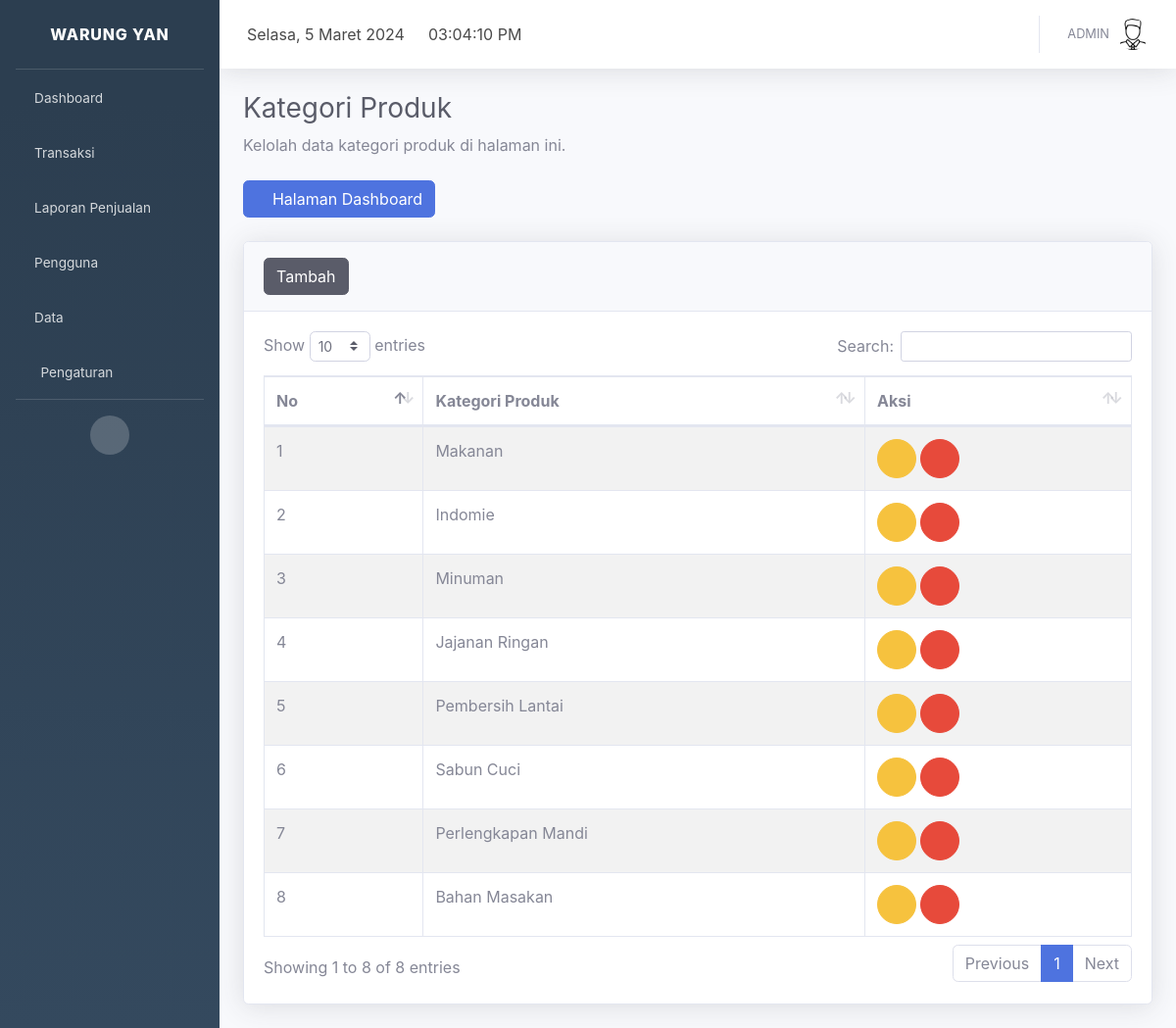
The app's page /index.php?page=kategori_produk (signed in) with its own data.
### tables this page shows
CREATE TABLE `profil_aplikasi` (
  `id` int(11) NOT NULL,
  `nama_aplikasi` varchar(30) NOT NULL,
  `alamat` varchar(100) NOT NULL,
  `no_telp` char(14) NOT NULL,
  `logo` varchar(100) NOT NULL
);

CREATE TABLE `pengguna` (
  `id_pengguna` int(11) NOT NULL,
  `kode_pengguna` char(9) NOT NULL,
  `nama_pengguna` varchar(50) NOT NULL,
  `email` varchar(35) NOT NULL,
  `no_telp` char(14) NOT NULL,
  `foto` varchar(100) NOT NULL,
  `username` varchar(50) NOT NULL,
  `password` varchar(500) NOT NULL,
  `level` varchar(10) NOT NULL,
  `status` int(11) NOT NULL
);

CREATE TABLE `kategori_produk` (
  `id_kt_produk` int(11) NOT NULL,
  `nama_kt_produk` varchar(50) NOT NULL
);

### page/produk/kategori/index.php (the view, shortened to what this page needs)
<div class="container-fluid">
  <h1 class="h3 mb-2 text-gray-800">Kategori Produk</h1>
  <p class="mb-4">Kelolah data kategori produk di halaman ini.</p>
  <a href="index.php?page=dashboard"><button class="btn btn-primary"><i class="fa fa-angle-left"></i> Halaman Dashboard</button></a>
  <br /><br />
  <div class="card shadow mb-4">
    <div class="card-header py-3">
      <button class="btn-tambah btn btn-dark btn-icon-split"><span class="text">Tambah</span></button>
    </div>
    <div class="card-body">
      <div class="table-responsive">
        <table class="table table-bordered table-striped" id="dataTable" width="100%" cellspacing="0">
          <thead>
            <tr>
              <th>No</th>
              <th>Kategori Produk</th>
              <th>Aksi</th>
            </tr>
          </thead>
          <tbody>
            <?php
            include 'config/database.php';
            $sql = "select * from kategori_produk order by id_kt_produk desc";
            $hasil = mysqli_query($kon, $sql);
            $no = 0;
            while ($data = mysqli_fetch_array($hasil)) :
              $no++;
            ?>
              <tr>
                <td><?php echo $no; ?></td>
                <td><?php echo $data['nama_kt_produk']; ?></td>
                <td>
                  <button class="btn-edit btn btn-warning btn-circle" id_kt_produk="<?php echo $data['id_kt_produk']; ?>" data-toggle="tooltip" title="Edit Produk" data-placement="top"><i class="fas fa-edit"></i></button>
                  <button class="btn-hapus btn btn-danger btn-circle" id_kt_produk="<?php echo $data['id_kt_produk']; ?>" data-toggle="tooltip" title="Hapus Produk" data-placement="top"><i class="fas fa-trash"></i></button>
                </td>
              </tr>
            <?php endwhile; ?>
          </tbody>
        </table>
      </div>
    </div>
  </div>
</div>

### index.php (shortened to what this page needs)
<?php
include 'config/database.php';
$hasil = mysqli_query($kon, "select * from profil_aplikasi order by nama_aplikasi desc limit 1");
$data = mysqli_fetch_array($hasil);
?>
<!DOCTYPE html>
<html lang="en">
<head>
  <link href="assets/vendor/fontawesome-free/css/all.min.css" rel="stylesheet" type="text/css">
  <link href="assets/font/font.css" rel="stylesheet">
  <link href="assets/css/sb-admin-2.min.css" rel="stylesheet">
  <link href="assets/vendor/datatables/dataTables.bootstrap4.min.css" rel="stylesheet">
  <link rel="stylesheet" href="assets/plugin/datepicker/css/datepicker.css">
</head>
<body>
  <div id="wrapper">
    <ul class="navbar-nav sidebar sidebar-dark accordion" id="accordionSidebar" style="background-image: linear-gradient(180deg, #2c3e50 10%, #34495e 100%);">
      <a class="sidebar-brand d-flex align-items-center justify-content-center" href="index.php?page=dashboard">
        <div class="sidebar-brand-text mx-3"><?php echo $data['nama_aplikasi']; ?></div>
      </a>
      <hr class="sidebar-divider my-0">
      <li class="nav-item">
        <a class="nav-link" href="index.php?page=dashboard">
          <i class="fas fa-home"></i>
          <span>Dashboard</span></a>
      </li>
      <li class="nav-item">
        <a class="nav-link collapsed" href="#" data-toggle="collapse" data-target="#transaksi" aria-expanded="true" aria-controls="collapseTwo">
          <i class="fas fa-shopping-cart"></i>
          <span>Transaksi</span>
        </a>
      </li>
      <?php if ($_SESSION["level"] == "Admin" || $_SESSION["level"] == "Manajer") : ?>
        <li class="nav-item">
          <a class="nav-link collapsed" href="#" data-toggle="collapse" data-target="#laporan" aria-expanded="true" aria-controls="collapseTwo">
            <i class="fas fa-book"></i>
            <span>Laporan Penjualan</span>
          </a>
        </li>
      <?php endif; ?>
      <?php if ($_SESSION["level"] == "Admin") : ?>
        <li class="nav-item">
          <a class="nav-link collapsed" href="#" data-toggle="collapse" data-target="#pengguna" aria-expanded="true" aria-controls="collapseTwo">
            <i class="fas fa-users"></i>
            <span>Pengguna</span>
          </a>
        </li>
        <li class="nav-item">
          <a class="nav-link collapsed" href="#" data-toggle="collapse" data-target="#master_data" aria-expanded="true" aria-controls="collapseTwo">
            <i class="fas fa-database"></i>
            <span>Data</span>
          </a>
        </li>
      <?php endif; ?>
      <?php if ($_SESSION["level"] == "Admin") : ?>
<li class="nav-item">
          <a class="nav-link collapsed" href="#" data-toggle="collapse" data-target="#pengaturan" aria-expanded="true" aria-controls="collapseTwo">
            <i class="fas fa-fw fa-cog"></i>
            <span>Pengaturan</span>
          </a>
        </li>
      <?php endif; ?>
      <hr class="sidebar-divider d-none d-md-block">
      <div class="text-center d-none d-md-inline">
        <button class="rounded-circle border-0" id="sidebarToggle"></button>
      </div>
    </ul>
    <div id="content-wrapper" class="d-flex flex-column">
      <div id="content">
        <nav class="navbar navbar-expand navbar-light bg-white topbar mb-4 static-top shadow">
          <div class="top-navbar d-none d-xl-block">
            <ul class="navbar-nav align-items-center">
              <li class="nav-item">
                <a class="nav-link">
                  <div id="date">
                  </div>
                </a>
              </li>
            </ul>
          </div>
          <div class="top-navbar d-none d-xl-block">
            <ul class="navbar-nav align-items-center">
              <li class="nav-item">
                <a class="nav-link">
                  <div id="clock">
                  </div>
                </a>
              </li>
            </ul>
          </div>
          <ul class="navbar-nav ml-auto">
            <?php
            include 'config/database.php';
            $id_pengguna = $_SESSION["id_pengguna"];
            $hasil = mysqli_query($kon, "select nama_pengguna,foto from pengguna where id_pengguna=$id_pengguna");
            $row = mysqli_fetch_array($hasil);
            ?>
            <li class="nav-item dropdown no-arrow">
              <a class="nav-link dropdown-toggle" href="#" id="userDropdown" role="button" data-toggle="dropdown" aria-haspopup="true" aria-expanded="false">
                <span class="mr-2 d-none d-lg-inline text-gray-600 small"><?php echo $row["nama_pengguna"]; ?></span>
                <img class="img-profile rounded-circle" src="page/pengguna/foto/<?php echo $row["foto"]; ?>">
              </a>
            </li>
          </ul>
        </nav>
        <?php
        if (isset($_GET['page'])) {
          $page = $_GET['page'];
          switch ($page) {
            case 'kategori_produk':
              include "page/produk/kategori/index.php";
              break;
          }
        }
        ?>
      </div>
    </div>
  </div>
  <link href="assets/plugin/select2/select2.min.css" rel="stylesheet" />
</body>
</html>

### records on screen
profil_aplikasi: nama_aplikasi "WARUNG YAN"
pengguna: nama_pengguna "ADMIN", foto (picture)
kategori_produk: nama_kt_produk "Makanan"
kategori_produk: nama_kt_produk "Indomie"
kategori_produk: nama_kt_produk "Minuman"
kategori_produk: nama_kt_produk "Jajanan Ringan"
kategori_produk: nama_kt_produk "Pembersih Lantai"
kategori_produk: nama_kt_produk "Sabun Cuci"
kategori_produk: nama_kt_produk "Perlengkapan Mandi"
kategori_produk: nama_kt_produk "Bahan Masakan"
